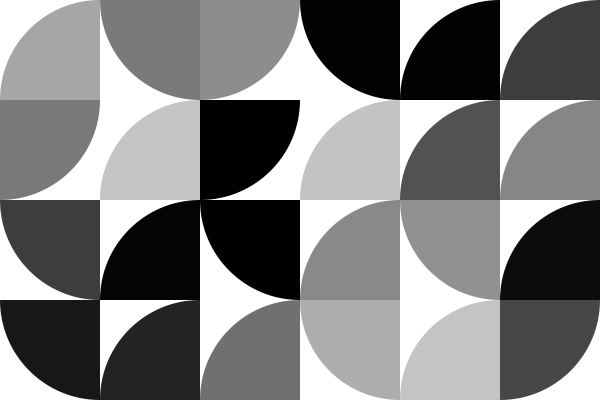
Frame 1 (no input)
Frame 60 (the mouse pressed at the canvas centre just before this capture): identical to frame 1, image omitted
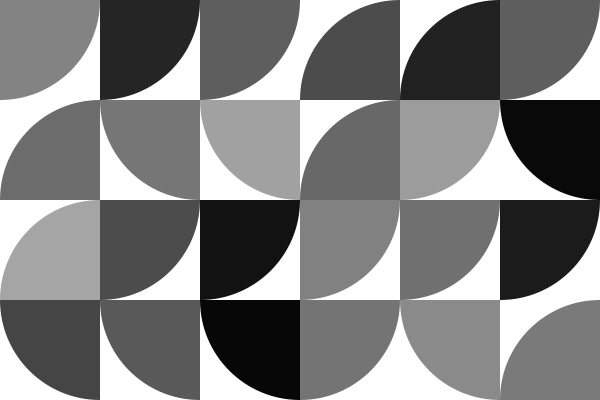
Frame 120 (the mouse held since frame 60 and released just before this capture)

The Processing sketch that drew these frames (run headless with seeded random() and noise(); from frame 60 on, the mouse is pressed at the canvas centre):

// Processing sketch: sketch_210815b
// ── sketch_210815b.pde

int tileCount = 6;

void setup(){
  size(600,400);
  rectMode(CENTER);
  println(tileCount);
  println(width);
  println(max(width,height));
}

int actRandomSeed = 0;

void draw(){
  
  int tw = width / tileCount;
  smooth();
  //background(100);
  randomSeed(actRandomSeed);
  //int stcol = 255;
  for (int i= 0; i<tileCount; i++){
    for (int j = 0; j<tileCount; j++){ 
      int centX = i * tw + tw/2;
      int centY = j * tw + tw/2;
      float ang = int(random(0,3))*PI/2;
      push();
      translate(centX,centY);
      rotate(ang);
      fill(255);
      noStroke();
      rect(0,0,tw,tw);
      noStroke();
      //stroke(0);
      fill(random(0,200));
      arc(-tw / 2, -tw / 2, 2*tw, 2*tw, 0, PI /2);
      //arc(tw / 2, tw / 2, tw, tw, PI, PI / 2 * 3);
      pop();

    }
  }
}

void mousePressed() {
  actRandomSeed = (int) random(100000);
}
